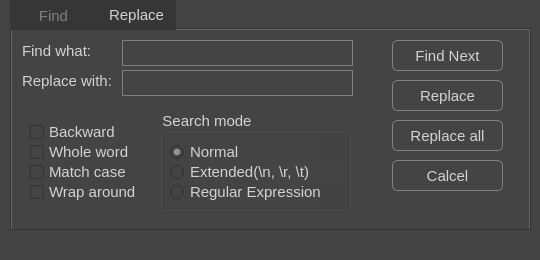
<?xml version="1.0" encoding="UTF-8"?>
<ui version="4.0">
 <class>UISearchDialog</class>
 <widget class="QDialog" name="UISearchDialog">
  <property name="geometry">
   <rect>
    <x>0</x>
    <y>0</y>
    <width>540</width>
    <height>260</height>
   </rect>
  </property>
  <property name="windowTitle">
   <string>Find &amp; Replace</string>
  </property>
  <property name="styleSheet">
   <string notr="true">color: lightGray; background-color: rgb(68, 68, 68); font: 11pt;</string>
  </property>
  <widget class="QTabWidget" name="tabWidget">
   <property name="geometry">
    <rect>
     <x>10</x>
     <y>0</y>
     <width>521</width>
     <height>231</height>
    </rect>
   </property>
   <property name="styleSheet">
    <string notr="true">QTabBar::tab { color: gray; background-color: rgb(54, 54, 54); } QTabBar::tab:selected { color: lightGray; }</string>
   </property>
   <property name="currentIndex">
    <number>1</number>
   </property>
   <widget class="QWidget" name="tabFind">
    <property name="styleSheet">
     <string notr="true">background-color: transparent; color: lightGray; background-color: rgb(68, 68, 68); font: 11pt;</string>
    </property>
    <attribute name="title">
     <string>    Find    </string>
    </attribute>
    <widget class="QLineEdit" name="lineEditFindFindWhat">
     <property name="geometry">
      <rect>
       <x>110</x>
       <y>10</y>
       <width>231</width>
       <height>26</height>
      </rect>
     </property>
     <property name="styleSheet">
      <string notr="true">border: 1px solid gray; color: white; selection-color: white; selection-background-color: rgb(9,71,113)</string>
     </property>
    </widget>
    <widget class="QPushButton" name="pushButtonFindFindNext">
     <property name="geometry">
      <rect>
       <x>380</x>
       <y>10</y>
       <width>111</width>
       <height>31</height>
      </rect>
     </property>
     <property name="styleSheet">
      <string notr="true">QPushButton{border: 1px solid gray;border-radius:5px;} QPushButton:hover{ border-color: lightgray; background-color: rgb(54, 54, 54);} QPushButton:pressed{ background-color: rgb(28, 28, 28); }</string>
     </property>
     <property name="text">
      <string>Find Next</string>
     </property>
    </widget>
    <widget class="QPushButton" name="pushButtonFindCount">
     <property name="geometry">
      <rect>
       <x>380</x>
       <y>50</y>
       <width>111</width>
       <height>31</height>
      </rect>
     </property>
     <property name="styleSheet">
      <string notr="true">QPushButton{border: 1px solid gray;border-radius:5px;} QPushButton:hover{ border-color: lightgray; background-color: rgb(54, 54, 54);} QPushButton:pressed{ background-color: rgb(28, 28, 28); }</string>
     </property>
     <property name="text">
      <string>Count</string>
     </property>
    </widget>
    <widget class="QPushButton" name="pushButtonFindFindAllInCurrent">
     <property name="geometry">
      <rect>
       <x>380</x>
       <y>90</y>
       <width>111</width>
       <height>31</height>
      </rect>
     </property>
     <property name="styleSheet">
      <string notr="true">QPushButton{border: 1px solid gray;border-radius:5px;} QPushButton:hover{ border-color: lightgray; background-color: rgb(54, 54, 54);} QPushButton:pressed{ background-color: rgb(28, 28, 28); }</string>
     </property>
     <property name="text">
      <string>Find all</string>
     </property>
    </widget>
    <widget class="QPushButton" name="pushButtonFindCancel">
     <property name="geometry">
      <rect>
       <x>380</x>
       <y>130</y>
       <width>111</width>
       <height>31</height>
      </rect>
     </property>
     <property name="styleSheet">
      <string notr="true">QPushButton{border: 1px solid gray;border-radius:5px;} QPushButton:hover{ border-color: lightgray; background-color: rgb(54, 54, 54);} QPushButton:pressed{ background-color: rgb(28, 28, 28); }</string>
     </property>
     <property name="text">
      <string>Cancel</string>
     </property>
    </widget>
    <widget class="QLabel" name="labelFindFindWhat">
     <property name="geometry">
      <rect>
       <x>10</x>
       <y>10</y>
       <width>81</width>
       <height>21</height>
      </rect>
     </property>
     <property name="styleSheet">
      <string notr="true">background-color: transparent;</string>
     </property>
     <property name="text">
      <string>Find what:</string>
     </property>
    </widget>
   </widget>
   <widget class="QWidget" name="tabReplace">
    <property name="styleSheet">
     <string notr="true">background-color: transparent; color: lightGray; background-color: rgb(68, 68, 68); font: 11pt;</string>
    </property>
    <attribute name="title">
     <string>Replace</string>
    </attribute>
    <widget class="QLabel" name="labelReplaceFindWhat">
     <property name="geometry">
      <rect>
       <x>10</x>
       <y>10</y>
       <width>71</width>
       <height>21</height>
      </rect>
     </property>
     <property name="styleSheet">
      <string notr="true">background-color: transparent;</string>
     </property>
     <property name="text">
      <string>Find what:</string>
     </property>
    </widget>
    <widget class="QLineEdit" name="lineEditReplaceFindWhat">
     <property name="geometry">
      <rect>
       <x>110</x>
       <y>10</y>
       <width>231</width>
       <height>26</height>
      </rect>
     </property>
     <property name="styleSheet">
      <string notr="true">border: 1px solid gray; color: white; selection-color: white; selection-background-color: rgb(9,71,113)</string>
     </property>
    </widget>
    <widget class="QLineEdit" name="lineEditReplaceReplaceWith">
     <property name="geometry">
      <rect>
       <x>110</x>
       <y>40</y>
       <width>231</width>
       <height>26</height>
      </rect>
     </property>
     <property name="styleSheet">
      <string notr="true">border: 1px solid gray; color: white; selection-color: white; selection-background-color: rgb(9,71,113)</string>
     </property>
    </widget>
    <widget class="QPushButton" name="pushButtonReplaceReplace">
     <property name="geometry">
      <rect>
       <x>380</x>
       <y>50</y>
       <width>111</width>
       <height>31</height>
      </rect>
     </property>
     <property name="styleSheet">
      <string notr="true">QPushButton{border: 1px solid gray;border-radius:5px;} QPushButton:hover{ border-color: lightgray; background-color: rgb(54, 54, 54);} QPushButton:pressed{ background-color: rgb(28, 28, 28); }</string>
     </property>
     <property name="text">
      <string>Replace</string>
     </property>
    </widget>
    <widget class="QPushButton" name="pushButtonReplaceFindNext">
     <property name="geometry">
      <rect>
       <x>380</x>
       <y>10</y>
       <width>111</width>
       <height>31</height>
      </rect>
     </property>
     <property name="styleSheet">
      <string notr="true">QPushButton{border: 1px solid gray;border-radius:5px;} QPushButton:hover{ border-color: lightgray; background-color: rgb(54, 54, 54);} QPushButton:pressed{ background-color: rgb(28, 28, 28); }</string>
     </property>
     <property name="text">
      <string>Find Next</string>
     </property>
    </widget>
    <widget class="QLabel" name="labelReplaceReplaceWith">
     <property name="geometry">
      <rect>
       <x>10</x>
       <y>40</y>
       <width>91</width>
       <height>21</height>
      </rect>
     </property>
     <property name="styleSheet">
      <string notr="true">background-color: transparent;</string>
     </property>
     <property name="text">
      <string>Replace with:</string>
     </property>
    </widget>
    <widget class="QPushButton" name="pushButtonReplaceReplaceAll">
     <property name="geometry">
      <rect>
       <x>380</x>
       <y>90</y>
       <width>111</width>
       <height>31</height>
      </rect>
     </property>
     <property name="styleSheet">
      <string notr="true">QPushButton{border: 1px solid gray;border-radius:5px;} QPushButton:hover{ border-color: lightgray; background-color: rgb(54, 54, 54);} QPushButton:pressed{ background-color: rgb(28, 28, 28); }</string>
     </property>
     <property name="text">
      <string>Replace all</string>
     </property>
    </widget>
    <widget class="QPushButton" name="pushButtonReplaceCancel">
     <property name="geometry">
      <rect>
       <x>380</x>
       <y>130</y>
       <width>111</width>
       <height>31</height>
      </rect>
     </property>
     <property name="styleSheet">
      <string notr="true">QPushButton{border: 1px solid gray;border-radius:5px;} QPushButton:hover{ border-color: lightgray; background-color: rgb(54, 54, 54);} QPushButton:pressed{ background-color: rgb(28, 28, 28); }</string>
     </property>
     <property name="text">
      <string>Calcel</string>
     </property>
    </widget>
   </widget>
  </widget>
  <widget class="QLabel" name="labelInfo">
   <property name="geometry">
    <rect>
     <x>10</x>
     <y>230</y>
     <width>521</width>
     <height>31</height>
    </rect>
   </property>
   <property name="text">
    <string/>
   </property>
  </widget>
  <widget class="QGroupBox" name="groupBoxFind">
   <property name="geometry">
    <rect>
     <x>160</x>
     <y>110</y>
     <width>191</width>
     <height>101</height>
    </rect>
   </property>
   <property name="styleSheet">
    <string notr="true"/>
   </property>
   <property name="title">
    <string>Search mode</string>
   </property>
   <widget class="QRadioButton" name="radioButtonFindNormal">
    <property name="geometry">
     <rect>
      <x>10</x>
      <y>30</y>
      <width>151</width>
      <height>24</height>
     </rect>
    </property>
    <property name="styleSheet">
     <string notr="true"/>
    </property>
    <property name="text">
     <string>Normal</string>
    </property>
    <property name="checked">
     <bool>true</bool>
    </property>
   </widget>
   <widget class="QRadioButton" name="radioButtonFindExtended">
    <property name="geometry">
     <rect>
      <x>10</x>
      <y>50</y>
      <width>171</width>
      <height>24</height>
     </rect>
    </property>
    <property name="styleSheet">
     <string notr="true"/>
    </property>
    <property name="text">
     <string>Extended(\n, \r, \t)</string>
    </property>
   </widget>
   <widget class="QRadioButton" name="radioButtonFindRe">
    <property name="geometry">
     <rect>
      <x>10</x>
      <y>70</y>
      <width>151</width>
      <height>24</height>
     </rect>
    </property>
    <property name="styleSheet">
     <string notr="true"/>
    </property>
    <property name="text">
     <string>Regular Expression</string>
    </property>
   </widget>
  </widget>
  <widget class="QCheckBox" name="checkBoxFindWholeWord">
   <property name="geometry">
    <rect>
     <x>30</x>
     <y>140</y>
     <width>111</width>
     <height>24</height>
    </rect>
   </property>
   <property name="styleSheet">
    <string notr="true"/>
   </property>
   <property name="text">
    <string>Whole word</string>
   </property>
  </widget>
  <widget class="QCheckBox" name="checkBoxFindBackward">
   <property name="geometry">
    <rect>
     <x>30</x>
     <y>120</y>
     <width>111</width>
     <height>24</height>
    </rect>
   </property>
   <property name="styleSheet">
    <string notr="true"/>
   </property>
   <property name="text">
    <string>Backward</string>
   </property>
  </widget>
  <widget class="QCheckBox" name="checkBoxFindMatchCase">
   <property name="geometry">
    <rect>
     <x>30</x>
     <y>160</y>
     <width>111</width>
     <height>24</height>
    </rect>
   </property>
   <property name="styleSheet">
    <string notr="true"/>
   </property>
   <property name="text">
    <string>Match case</string>
   </property>
  </widget>
  <widget class="QCheckBox" name="checkBoxFindWrapAround">
   <property name="geometry">
    <rect>
     <x>30</x>
     <y>180</y>
     <width>111</width>
     <height>24</height>
    </rect>
   </property>
   <property name="styleSheet">
    <string notr="true"/>
   </property>
   <property name="text">
    <string>Wrap around</string>
   </property>
  </widget>
 </widget>
 <tabstops>
  <tabstop>tabWidget</tabstop>
  <tabstop>lineEditFindFindWhat</tabstop>
  <tabstop>pushButtonFindFindNext</tabstop>
  <tabstop>pushButtonFindCount</tabstop>
  <tabstop>pushButtonFindFindAllInCurrent</tabstop>
  <tabstop>pushButtonFindCancel</tabstop>
  <tabstop>checkBoxFindBackward</tabstop>
  <tabstop>checkBoxFindWholeWord</tabstop>
  <tabstop>checkBoxFindMatchCase</tabstop>
  <tabstop>checkBoxFindWrapAround</tabstop>
  <tabstop>lineEditReplaceFindWhat</tabstop>
  <tabstop>lineEditReplaceReplaceWith</tabstop>
  <tabstop>pushButtonReplaceFindNext</tabstop>
  <tabstop>pushButtonReplaceReplace</tabstop>
  <tabstop>pushButtonReplaceReplaceAll</tabstop>
  <tabstop>pushButtonReplaceCancel</tabstop>
 </tabstops>
 <resources/>
 <connections/>
</ui>
